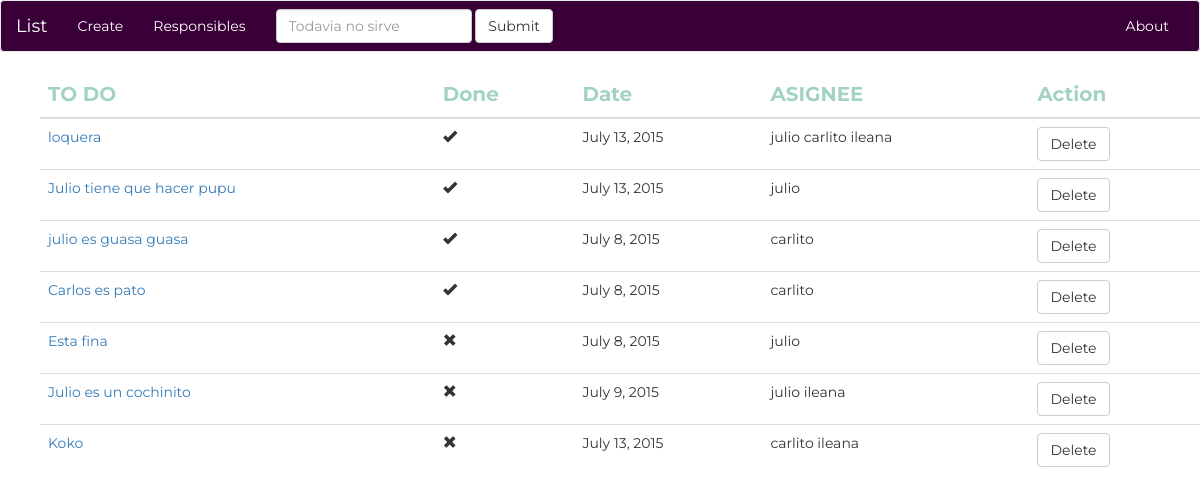
Before: /home/list with the older database file.
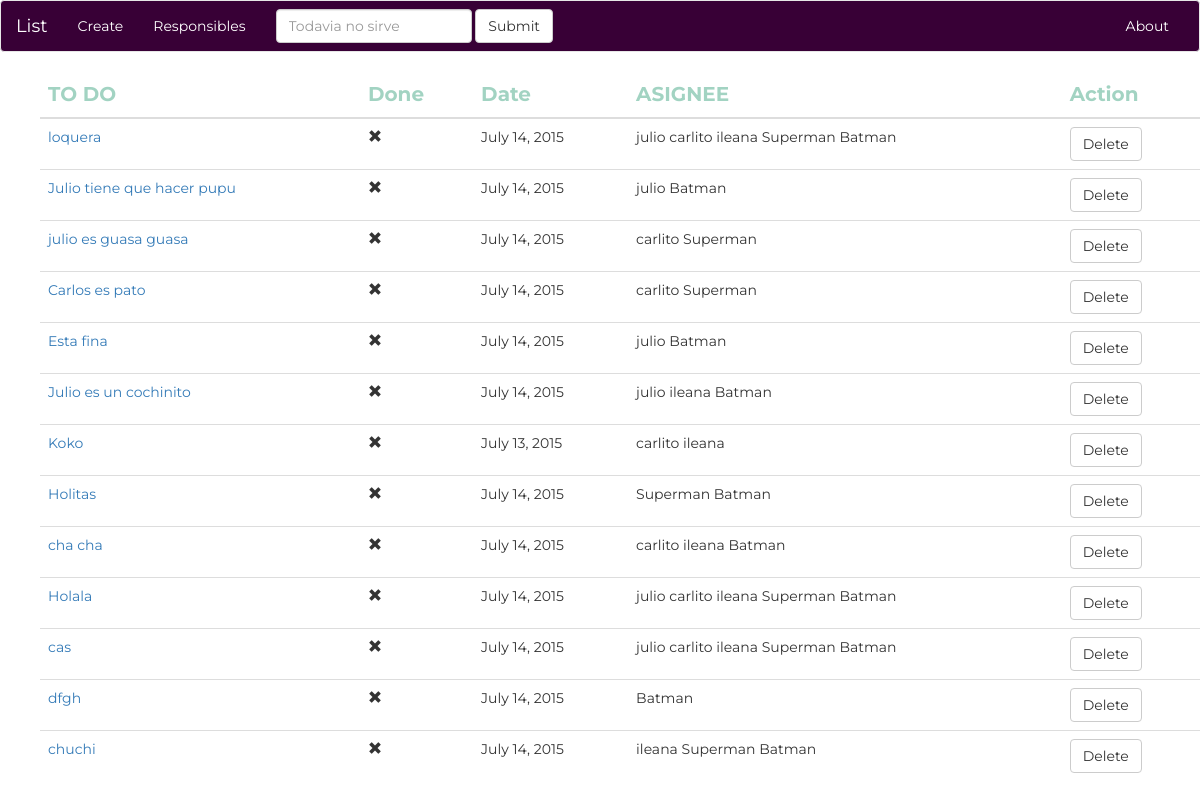
After: the same page with the newer database file.
### playing_app/models.py (models this page shows, shortened)
class Todo(models.Model):
    todo_text = models.CharField(max_length = 200)
    todo_done = models.BooleanField()
    todo_created = models.DateField()
    todo_responsibles = models.ManyToManyField(Responsible)

class Responsible(models.Model):
    responsible_name = models.CharField(max_length = 200)

### playing_app/views.py (the view)
def todo_list_view(request):
    todos = Todo.objects.all()
    context = {"todos": todos}
    return render(request, "playing_app/todo_template.html",context)

### playing_app/templates/playing_app/todo_template.html (shortened to what this page needs)
<!DOCTYPE html>
<html>
<head>
  <link rel="stylesheet" href="https://maxcdn.bootstrapcdn.com/bootstrap/3.3.5/css/bootstrap.min.css">
  {% load staticfiles %}
  <link rel="stylesheet" type="text/css" href="{% static 'playing_app/style.css' %}" />
</head>
<body>
<nav class="navbar navbar-default barra">
  <div class="container-fluid">
    <div class="navbar-header">
      <a class="navbar-brand" href="{% url 'list' %}">List</a>
    </div>
    <div class="collapse navbar-collapse" id="bs-example-navbar-collapse-1">
      <ul class="nav navbar-nav">
        <li><a href="{% url 'create' %}">Create</a></li>
      </ul>
      <ul class="nav navbar-nav">
        <li><a href="{% url 'responsible' %}">Responsibles</a></li>
      </ul>
      <form class="navbar-form navbar-left" role="search">
        <div class="form-group">
          <input type="text" class="form-control" placeholder="Todavia no sirve">
        </div>
        <button type="submit" class="btn btn-default">Submit</button>
      </form>
      <ul class="nav navbar-nav navbar-right">
        <li><a href="#">About</a></li>
      </ul>
    </div>
  </div>
</nav>
{% block content %}
<ul>
  <table class="table table-hover">
  <thead>
    <th>TO DO</th>
    <th>Done</th>
    <th>Date</th>
    <th>ASIGNEE</th>
    <th>Action</th>
  </thead>
  {% for todo in todos %}
  <tr>
      <td> <a href="{% url 'edit' %}?id={{todo.id}}">{{todo.todo_text}} </a></td>
      {%if todo.todo_done%}
        <td><span class="glyphicon glyphicon-ok" aria-hidden="true"></span></td>
      {%else%}
        <td><span class="glyphicon glyphicon-remove" aria-hidden="true"></span></td>
      {%endif%}
      <td>{{todo.todo_created}}</td>
      <td>
      {% if todo.todo_responsibles.all%}
        {%for responsible in todo.todo_responsibles.all%}
        {{responsible.responsible_name}}
        {%endfor%}
      {%else%}
      None
      {%endif%}
      </td>
      <td><form action="{% url 'delete' %}" method="POST" > <input type="hidden" name="id" value={{todo.id}}> {% csrf_token %}<button class="btn btn-default" type = "submit" >Delete</button></form></td>
  </tr>
{% endfor %}
</table>
</ul>
{% endblock %}
</body>
</html>

Changed rows visible on the page:
changed Todo "loquera": todo_done True → False (drawn); todo_created "July 13, 2015" → "July 14, 2015"
now on this page (row unchanged): Responsible: responsible_name "Superman"
added Responsible: responsible_name "Batman"
changed Todo "Julio tiene que hacer pupu": todo_done True → False (drawn); todo_created "July 13, 2015" → "July 14, 2015"
changed Todo "julio es guasa guasa": todo_done True → False (drawn); todo_created "July 8, 2015" → "July 14, 2015"
changed Todo "Carlos es pato": todo_done True → False (drawn); todo_created "July 8, 2015" → "July 14, 2015"
changed Todo "Esta fina": todo_created "July 8, 2015" → "July 14, 2015"
changed Todo "Julio es un cochinito": todo_created "July 9, 2015" → "July 14, 2015"
added Todo: todo_text "Holitas", todo_done False (drawn), todo_created "July 14, 2015"
added Todo: todo_text "cha cha", todo_done False (drawn), todo_created "July 14, 2015", Responsible (responsible_name "carlito"), Responsible (responsible_name "ileana")
added Todo: todo_text "Holala", todo_done False (drawn), todo_created "July 14, 2015", Responsible (responsible_name "julio"), Responsible (responsible_name "carlito"), Responsible (responsible_name "ileana")
added Todo: todo_text "cas", todo_done False (drawn), todo_created "July 14, 2015", Responsible (responsible_name "julio"), Responsible (responsible_name "carlito"), Responsible (responsible_name "ileana")
added Todo: todo_text "dfgh", todo_done False (drawn), todo_created "July 14, 2015"
added Todo: todo_text "chuchi", todo_done False (drawn), todo_created "July 14, 2015", Responsible (responsible_name "ileana")
